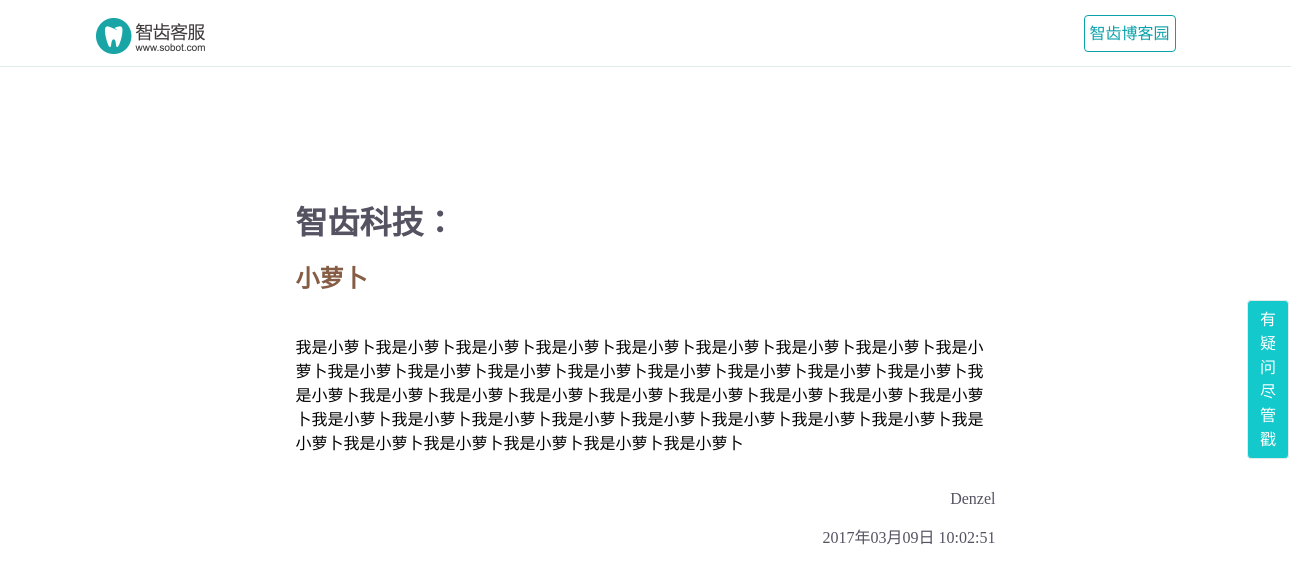
The app's page /zcblogs/detail/1/ with its own data.
### blog/models.py (models this page shows, shortened)
class Article(models.Model):
	title = models.CharField(u'标题',max_length=256)
	sub_title = models.CharField(u'子标题',max_length=256,null=True)
	content = models.TextField(u'内容')
	author = models.CharField(u'作者',max_length=256,default='Denzel')
	tag = models.AutoField(primary_key=True)
	pub_date = models.DateTimeField(u'发布时间',auto_now_add=True,editable=True)
	update_time = models.DateTimeField(u'更新时间',auto_now=True,null=True)

### blog/zcblogs.py (the view)
# urls.py: url(r'^zcblogs/detail/(\d+)/',zcblogs.zcdetail),
def zcdetail(request,blogId):
	blogId = int(blogId)
	content = {}
	blog = Article.objects.get(tag=blogId)
	blog.pub_date = datetime.strftime(blog.pub_date,'%Y年%m月%d日 %X')
	content['blog'] = blog
	print(blog.title)
	return render(request,'blogs/zcdetail.html',content)

### blog/templates/blogs/zcdetail.html (shortened to what this page needs)
<!DOCTYPE html>
<html>
<head>
    <link rel="stylesheet" type="text/css" href="/static/style/main.css">
</head>
<body class="page-blogs_show">
    {% include 'nav.html' %}
    <div class="section section-blog">
        <div class="content">
            <div class="head">
                <h1 class="title">{{blog.title}}：</h1>
                <h2 class="subtitle">{{blog.sub_title}}</h2>
            </div>
            <div>{% autoescape off %}{{blog.content}}{% endautoescape %} </div>
            <p class="author">{{blog.author}}</p>
            <p class="time">{{blog.pub_date}}</p>
        </div>
    </div>
    {% include 'jssdk.html' %}
</body>
</html>

### blog/static/style/main.css (style rules this page uses)
body, html { margin: 0; padding: 0; }
ul, li, div, dl, dd, dt, a, p, h1, h2, h3, h4, h5, h6, table, input, label, i, span { list-style: none; padding: 0; border: 0; text-decoration: none; font-family: "微软雅黑"; }
.section { display: block; margin-left: auto; margin-right: auto; padding: 80px 0; }
.section-blog { padding-top: 0; }
.page-blogs_index .section, .page-blogs_show .section { display: block; margin-left: auto; margin-right: auto; padding: 80px 0; }
.page-blogs_show .content { padding: 0 20px; max-width: 700px; margin: 0 auto; }
.page-blogs_show .content .head { margin-bottom: 40px; }
.page-blogs_show .content .title { margin-top: 60px; margin-bottom: 0; line-height: 1; }
.page-blogs_show .content .subtitle { margin-top: 20px; margin-bottom: 0; color: #865D44; }
.page-blogs_show .content p, .page-blogs_show .content h1, .page-blogs_show .content h2 { color: #888; max-width: 700px; display: block; margin-left: auto; margin-right: auto; color: #555362; }
.page-blogs_show .author { padding-top: 20px; }
.page-blogs_show .author,.page-blogs_show .time { text-align: right; }

### records on screen
Article: title "智齿科技", sub_title "小萝卜", content "我是小萝卜我是小萝卜我是小萝卜我是小萝卜我是小萝卜我是小萝卜我是小萝卜我是小萝卜我是小萝卜我是小萝卜我是小萝卜我是小萝卜我是小萝卜我是小萝卜我是小萝卜我是小萝卜我是小萝卜我是小萝卜我是小萝卜我是小萝卜我是小萝卜我是小萝卜我是小萝卜我是小萝卜我是小萝卜我是小萝卜我是小萝卜我是小萝卜我是小萝卜我是小萝卜我是小萝卜我是小萝卜我是小萝卜我是小萝卜我是小萝卜我是小萝卜我是小萝卜我是小萝卜我是小萝卜我是小萝卜", author "Denzel", pub_date "2017年03月09日 10:02:51"
